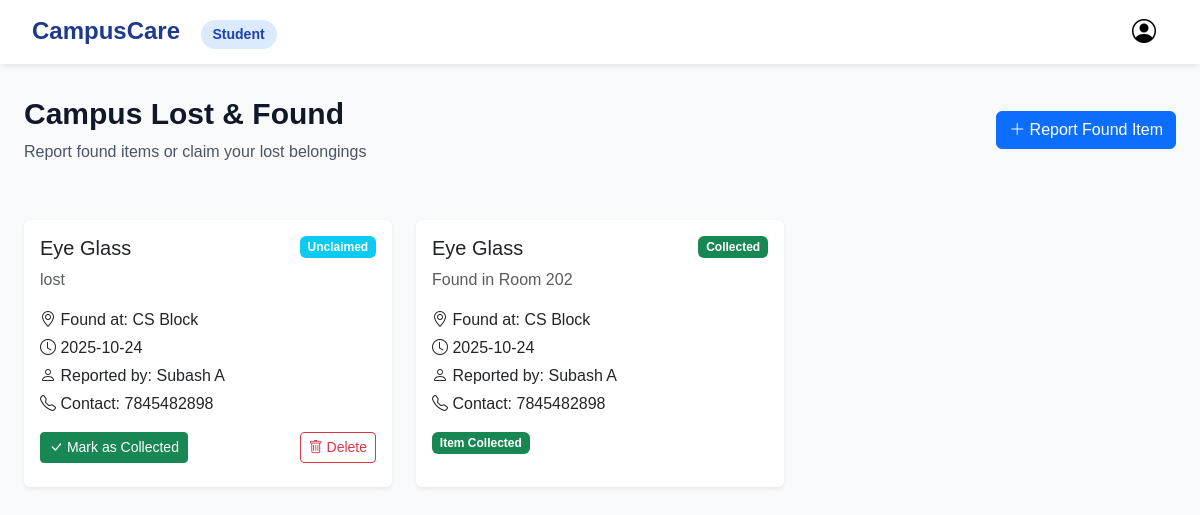
Page /lost-found (signed in) on the committed database.
### tables this page shows
CREATE TABLE lost_items (
                id INTEGER PRIMARY KEY AUTOINCREMENT,
                studentID INTEGER NOT NULL,
                item_name TEXT NOT NULL,
                description TEXT NOT NULL,
                location_found TEXT NOT NULL,
                date_found TEXT NOT NULL,
                image_path TEXT,
                status TEXT DEFAULT 'Unclaimed',
                claimed_by INTEGER,
                date_claimed TEXT, contact_info TEXT,
                FOREIGN KEY (studentID) REFERENCES users (id),
                FOREIGN KEY (claimed_by) REFERENCES users (id)
            );

CREATE TABLE users (
                id INTEGER PRIMARY KEY AUTOINCREMENT,
                username TEXT NOT NULL,
                email TEXT NOT NULL UNIQUE,
                password TEXT NOT NULL,
                role TEXT NOT NULL
            , department TEXT, status TEXT DEFAULT 'Available');

### app.py (the view, shortened to what this page needs)
@app.route("/lost-found", methods=["GET", "POST"])
def lost_found():
    if 'user_id' not in session or session.get('role') != 'Student':
        flash("Access denied. Please login as a student.", "danger")
        return redirect("/")
    lost_items = execute_query("""
        SELECT lost_items.*,
               reporter.username as reported_by,
               reporter.email as reporter_email
        FROM lost_items
        LEFT JOIN users as reporter ON lost_items.studentID = reporter.id
        ORDER BY lost_items.date_found DESC;
    """, fetchall=True)
    lost_items_dict = rows_to_dict(lost_items) if lost_items else []
    return render_template("lost_found.html",
                           name=session["username"],
                           user_id=session["user_id"],
                           lost_items=lost_items_dict)

### app.py (called while the page is built)
def get_db_connection():
    conn = sqlite3.connect('database.db')
    conn.row_factory = sqlite3.Row  # This enables name-based access to columns
    return conn

def execute_query(query, params=(), fetch=False, fetchall=False):
    conn = get_db_connection()
    cursor = conn.cursor()
    cursor.execute(query, params)
    if fetch:
        result = cursor.fetchone()
    elif fetchall:
        result = cursor.fetchall()
    else:
        result = None
    conn.commit()
    conn.close()
    return result

def rows_to_dict(rows):
    if rows is None:
        return None
    return [dict(row) for row in rows]

### templates/lost_found.html (shortened to what this page needs)
{% extends "layout.html" %}
{% block body %}
<div id="root" style="background-color: #f9fafb; padding: 0px; height: auto;">
    <div class="d-flex p-2" id="nav-bar">
        <div>
            <h1 id="headline">CampusCare</h1>
            <button id="button-student">Student</button>
        </div>
        <div class="d-flex align-items-center gap-3">
            <div class="dropdown">
                <a href="#" class="d-flex align-items-center text-decoration-none" data-bs-toggle="dropdown">
                <i class="bi bi-person-circle fs-4" id="user" style="padding: 7px 12px; border-radius: 8px; color: black"></i>
                </a>
            </div>
        </div>
    </div>
    <div id="home-content">
        <div id="request-title">
            <div>
                <h2>Campus Lost & Found</h2>
                <p>Report found items or claim your lost belongings</p>
            </div>
            <div>
                <button type="button" class="btn btn-primary" data-bs-toggle="modal" data-bs-target="#reportItemModal">
                    <i class="bi bi-plus-lg"></i> Report Found Item
                </button>
            </div>
        </div>
        <div class="row g-4 mt-3">
            {% for item in lost_items %}
            <div class="col-12 col-md-6 col-lg-4">
                <div class="card shadow-sm border-0 h-100">
                    <div class="card-body">
                        <h5 class="card-title mb-1">
                            {{ item.item_name }}
                            <span class="badge float-end
                                {% if item.status == 'Collected' %}bg-success
                                {% else %}bg-info{% endif %}">
                                {{ item.status }}
                            </span>
                        </h5>
                        <p class="text-muted mb-3">{{ item.description }}</p>
                        <p class="mb-1"><i class="bi bi-geo-alt"></i> Found at: {{ item.location_found }}</p>
                        <p class="mb-1"><i class="bi bi-clock"></i> {{ item.date_found }}</p>
                        <p class="mb-1"><i class="bi bi-person"></i> Reported by: {{ item.reported_by }}</p>
                        <p class="mb-1"><i class="bi bi-telephone"></i> Contact: {{ item.contact_info }}</p>
                        <div class="mt-3 d-flex flex-wrap gap-2">
                            {% if item.status == 'Unclaimed' %}
                                {% if user_id == item.studentID %}
                                <form action="/mark-collected/{{ item.id }}" method="POST" class="d-inline">
                                    <button type="submit" class="btn btn-sm btn-success">
                                        <i class="bi bi-check-lg"></i> Mark as Collected
                                    </button>
                                </form>
                                <form action="/delete-lost-item/{{ item.id }}" method="POST" class="d-inline">
                                    <button type="submit" class="btn btn-sm btn-outline-danger" onclick="return confirm('Are you sure you want to delete this item?')">
                                        <i class="bi bi-trash"></i> Delete
                                    </button>
                                </form>
                                {% endif %}
                            {% elif item.status == 'Collected' %}
                                <span class="badge bg-success">Item Collected</span>
                            {% endif %}
                        </div>
                    </div>
                </div>
            </div>
            {% else %}
            <div class="col-12">
                <div class="alert alert-info" role="alert">
                    <i class="bi bi-info-circle"></i> No lost items have been reported yet.
                </div>
            </div>
            {% endfor %}
        </div>
    </div>
</div>
{% endblock %}

### static/styles.css (style rules this page uses)
body { font-family: sans-serif; }
#root { padding: 16px; min-height: 100vh }
#nav-bar { display: flex; justify-content: space-between; align-items: center; background-color: white; padding: 0px 32px 0px 32px !important; height: 64px; box-shadow: 0 4px 6px -2px rgba(0, 0, 0, 0.1); }
#headline { display:inline; color: #1e3a8a; font-weight: 700; font-size: 24px; line-height: 32px; }
#nav-bar #button-student { background-color: #DBEAFE; color: #1e40af; font-weight: 700; font-size: 14px; margin:0px 0px 0px 16px; padding: 4px 12px; border-radius: 9999px; border: none; }
#home-content { padding: 32px 24px 32px 24px; max-width: 1280px; margin: 0px auto; }
#request-title { display: flex; justify-content: space-between; align-items: center; margin: 0px 0px 32px 0px; }
#request-title h2 { color: #111827; font-weight: 700; font-size: 30px; line-height: 36px; }
#request-title p { color: #4b5563; margin: 8px 0px 0px 0px; }
.card-body { display: flex; flex-direction: column; height: 100%; padding-bottom: 1.5rem; }
.card-body .btn { align-self: flex-end; margin-top: auto; }
.card-body .d-flex { justify-content: space-between; align-items: center; }
.card-body p:last-of-type { margin-bottom: 0 !important; }
.card-body .card-title { margin-bottom: 0.5rem !important; }
.card-body .text-muted { margin-bottom: 1rem !important; }
.badge { font-size: 0.75rem; padding: 0.4em 0.65em; }

### templates/lost_found.html (style rules this page uses)
.card { transition: transform 0.2s; }

### rows in the picture
lost_items: item_name "Eye Glass", status "Unclaimed", description "lost", location_found "CS Block", date_found "2025-10-24", reported_by "Subash A", contact_info "7845482898"
lost_items: item_name "Eye Glass", status "Collected", description "Found in Room 202", location_found "CS Block", date_found "2025-10-24", reported_by "Subash A", contact_info "7845482898", shows "Item Collected"
